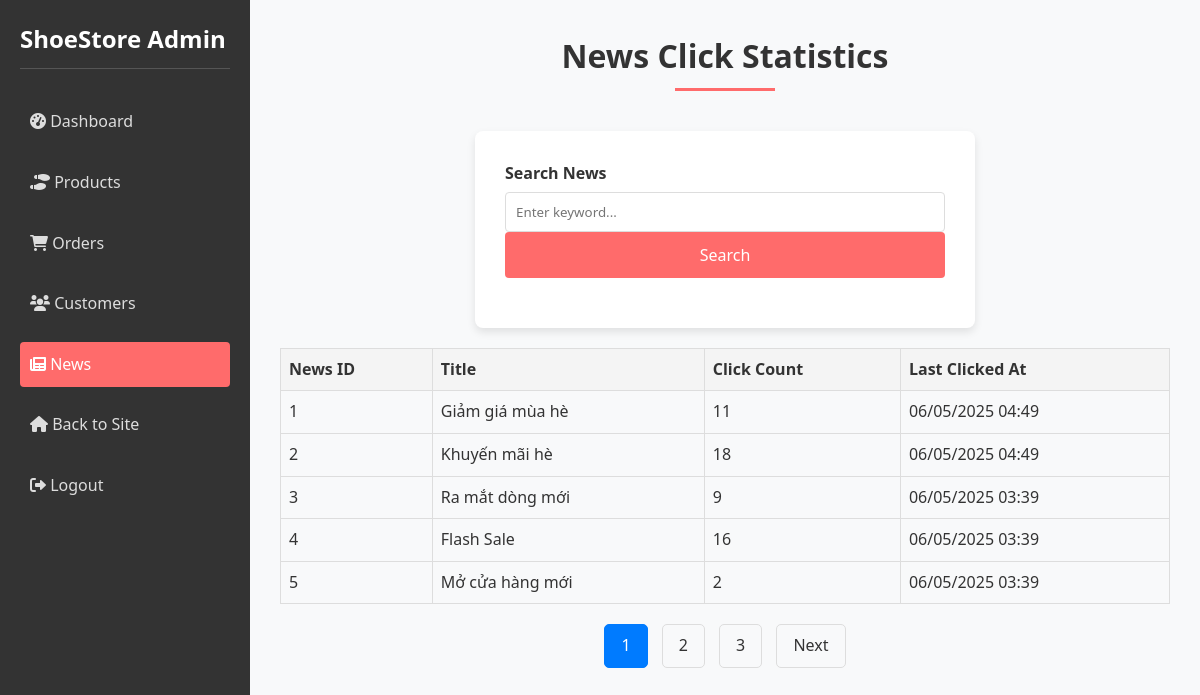
The page /index.php?controller=adminNews&action=stats (signed in) on the database as committed earlier.
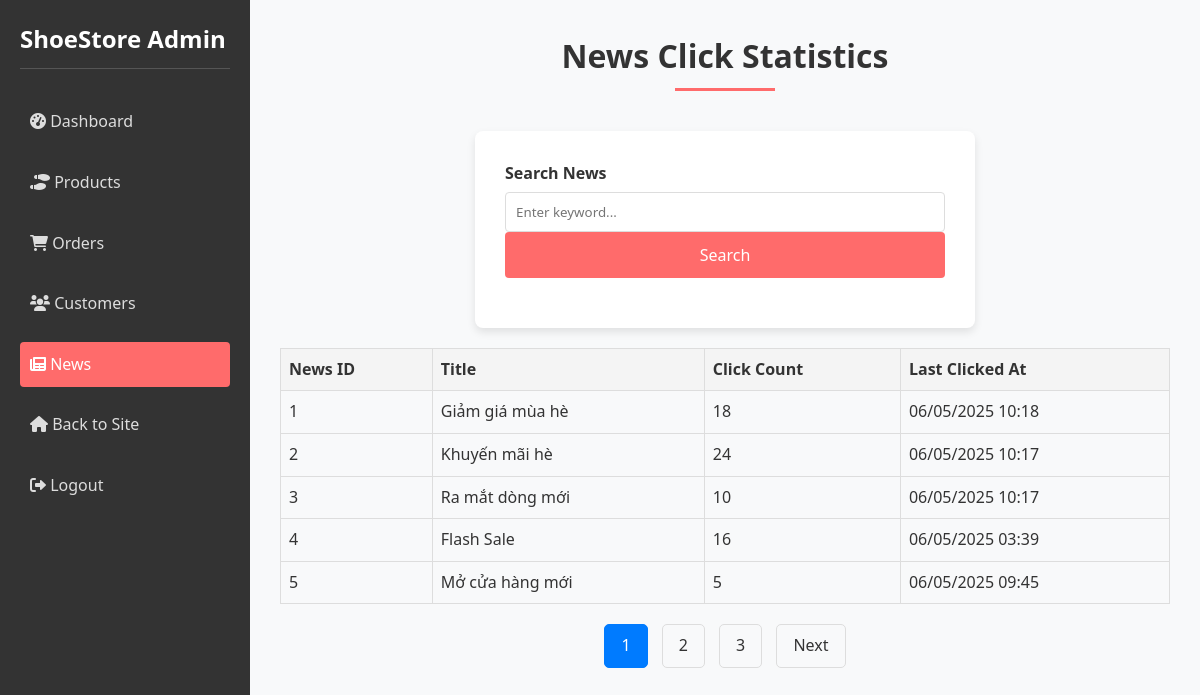
The same page on the database as committed later.
### tables this page shows
CREATE TABLE `news_clicks` (
  `click_id` int(11) NOT NULL,
  `news_id` int(11) NOT NULL,
  `click_count` int(11) DEFAULT 0,
  `last_clicked_at` timestamp NOT NULL DEFAULT current_timestamp() ON UPDATE current_timestamp()
);

CREATE TABLE `news` (
  `NewsID` int(11) NOT NULL,
  `Title` varchar(200) DEFAULT NULL,
  `Description` text DEFAULT NULL,
  `Content` text DEFAULT NULL,
  `AdminID` int(11) DEFAULT NULL,
  `thumbnail` varchar(255) DEFAULT NULL,
  `DateCreated` datetime DEFAULT current_timestamp(),
  `news_type` varchar(50) DEFAULT 'normal',
  `promotion_id` int(11) DEFAULT NULL
);

### controllers/AdminNewsController.php (called while the page is built, shortened)
<?php
require_once 'models/NewsModel.php';
class AdminNewsController {
    private $newsModel;
    public function __construct() {
        $this->newsModel = new NewsModel();
    }
    public function stats() {
        $search = isset($_GET['search']) ? trim($_GET['search']) : '';
        $limit = 5;
        $page = isset($_GET['page']) ? (int)$_GET['page'] : 1;
        $offset = ($page - 1) * $limit;
        $clickStats = $this->newsModel->getClickStats($search, $limit, $offset);
        $totalStats = $this->newsModel->getClickStatsCount($search);
        $totalPages = ceil($totalStats / $limit);
        require_once 'views/admin/components/header.php';
        require_once 'views/admin/pages/news-stats.php';
        require_once 'views/admin/components/admin_footer.php';
    }
}

### index.php (called while the page is built, shortened)
<?php
spl_autoload_register(function ($class_name) {
    $controllerPath = 'controllers/' . $class_name . '.php';
    $modelPath = 'models/' . $class_name . '.php';
});
$action = isset($_GET['action']) ? preg_replace('/[^a-zA-Z0-9]/', '', $_GET['action']) : 'index';
$controllerInstance = new $controllerClass();
$controllerInstance->$action();

### models/Database.php (called while the page is built)
<?php
class Database {
    private $host = 'localhost';
    private $db_name = 'shoe';
    private $username = 'root';
    private $password = '';
    private $pdo;
    public function __construct() {
        try {
            $this->pdo = new PDO(
                "mysql:host=$this->host;dbname=$this->db_name;charset=utf8mb4",
                $this->username,
                $this->password
            );
            $this->pdo->setAttribute(PDO::ATTR_ERRMODE, PDO::ERRMODE_EXCEPTION);
        } catch (PDOException $e) {
            die("Connection failed: " . $e->getMessage());
        }
    }
    public function getConnection() {
        return $this->pdo;
    }
}

### models/NewsModel.php (called while the page is built, shortened)
<?php
class NewsModel {
    private $db;
    public function __construct() {
        $database = new Database();
        $this->db = $database->getConnection();
    }
    public function getClickStats($search = '', $limit = 10, $offset = 0) {
        $query = "SELECT n.NewsID, n.Title, nc.click_count, nc.last_clicked_at
                  FROM news n
                  LEFT JOIN news_clicks nc ON n.NewsID = nc.news_id";
        $query .= " LIMIT :limit OFFSET :offset";
        $stmt = $this->db->prepare($query);
        $stmt->bindValue(':limit', (int)$limit, PDO::PARAM_INT);
        $stmt->bindValue(':offset', (int)$offset, PDO::PARAM_INT);
        $stmt->execute();
        return $stmt->fetchAll(PDO::FETCH_ASSOC);
    }
    public function getClickStatsCount($search = '') {
        $query = "SELECT COUNT(*) FROM news n";
        $stmt = $this->db->prepare($query);
        $stmt->execute();
        return $stmt->fetchColumn();
    }
}

### views/admin/pages/news-stats.php (the view, shortened to what this page needs)
<div class="section-title">
    <h2>News Click Statistics</h2>
</div>
<form method="get" action="" class="form-container">
    <div class="form-group">
        <label for="search">Search News</label>
        <input type="text" id="search" name="search" value="<?php echo htmlspecialchars($search); ?>" placeholder="Enter keyword...">
        <button type="submit" class="form-btn">Search</button>
    </div>
</form>
<div class="news-stats">
    <table>
        <thead>
            <tr>
                <th>News ID</th>
                <th>Title</th>
                <th>Click Count</th>
                <th>Last Clicked At</th>
            </tr>
        </thead>
        <tbody>
            <?php foreach ($clickStats as $stat): ?>
                <tr>
                    <td><?php echo $stat['NewsID']; ?></td>
                    <td><?php echo htmlspecialchars($stat['Title']); ?></td>
                    <td><?php echo $stat['click_count'] ?? 0; ?></td>
                    <td><?php echo $stat['last_clicked_at'] ? date('d/m/Y H:i', strtotime($stat['last_clicked_at'])) : '-'; ?></td>
                </tr>
            <?php endforeach; ?>
        </tbody>
    </table>
</div>
<div class="pagination">
    <?php if ($totalPages > 1): ?>
        <?php for ($i = 1; $i <= $totalPages; $i++): ?>
            <a href="/shoesWebsite/index.php?controller=adminNews&action=stats&search=<?php echo urlencode($search); ?>&page=<?php echo $i; ?>" <?php echo $i === $page ? 'class="active"' : ''; ?>><?php echo $i; ?></a>
        <?php endfor; ?>
        <?php if ($page < $totalPages): ?>
            <a href="/shoesWebsite/index.php?controller=adminNews&action=stats&search=<?php echo urlencode($search); ?>&page=<?php echo $page + 1; ?>">Next</a>
        <?php endif; ?>
    <?php endif; ?>
</div>
<?php require_once 'views/admin/components/admin_footer.php'; ?>

### views/admin/components/header.php (shortened to what this page needs)
<!DOCTYPE html>
<html lang="en">
<head>
    <link rel="stylesheet" href="/shoesWebsite/assets/css/style.css">
    <link rel="stylesheet" href="https://cdnjs.cloudflare.com/ajax/libs/font-awesome/6.0.0-beta3/css/all.min.css">
</head>
<body>
    <div class="admin-container">
        <div class="admin-sidebar">
            <h2>ShoeStore Admin</h2>
            <?php
            $currentController = isset($_GET['controller']) ? $_GET['controller'] : 'adminDashboard';
            ?>
            <ul>
                <li>
                    <a href="/shoesWebsite/index.php?controller=adminDashboard&action=dashboard"
                       class="<?php echo $currentController === 'adminDashboard' ? 'active' : ''; ?>">
                        <i class="fas fa-tachometer-alt"></i> Dashboard
                    </a>
                </li>
                <li>
                    <a href="/shoesWebsite/index.php?controller=adminProduct&action=products"
                       class="<?php echo $currentController === 'adminProduct' ? 'active' : ''; ?>">
                        <i class="fas fa-shoe-prints"></i> Products
                    </a>
                </li>
                <li>
                    <a href="/shoesWebsite/index.php?controller=adminOrder&action=orders"
                       class="<?php echo $currentController === 'adminOrder' ? 'active' : ''; ?>">
                        <i class="fas fa-shopping-cart"></i> Orders
                    </a>
                </li>
                <li>
                    <a href="/shoesWebsite/index.php?controller=adminCustomer&action=customers"
                       class="<?php echo $currentController === 'adminCustomer' ? 'active' : ''; ?>">
                        <i class="fas fa-users"></i> Customers
                    </a>
                </li>
                <li>
                <li>
                    <a href="/shoesWebsite/index.php?controller=adminNews&action=manage"
                    class="<?php echo $currentController === 'adminNews' ? 'active' : ''; ?>">
                        <i class="fas fa-newspaper"></i> News
                    </a>
                </li>
                </li>
                <li>
                    <a href="/shoesWebsite/index.php?controller=home&action=index">
                        <i class="fas fa-home"></i> Back to Site
                    </a>
                </li>
                <li>
                    <a href="/shoesWebsite/index.php?controller=auth&action=logout">
                        <i class="fas fa-sign-out-alt"></i> Logout
                    </a>
                </li>
            </ul>
        </div>
        <div class="admin-content">
</body>

### views/admin/components/admin_footer.php (shortened to what this page needs)
</body>
</html>

### assets/css/style.css (style rules this page uses)
* { margin: 0; padding: 0; box-sizing: border-box; font-family: "Segoe UI", Tahoma, Geneva, Verdana, sans-serif; }
body { background-color: #f8f9fa; color: #333; line-height: 1.6; }
a { text-decoration: none; color: #333; }
ul { list-style: none; }
.section-title { text-align: center; margin-bottom: 40px; }
.section-title h2 { font-size: 32px; color: #333; position: relative; display: inline-block; padding-bottom: 10px; }
.section-title h2::after { content: ""; position: absolute; bottom: 0; left: 50%; transform: translateX(-50%); width: 100px; height: 3px; background-color: #ff6b6b; }
.form-container { max-width: 500px; margin: 0 auto; background-color: white; padding: 30px; border-radius: 8px; box-shadow: 0 4px 8px rgba(0, 0, 0, 0.1); }
.form-group { margin-bottom: 20px; }
.form-group label { display: block; margin-bottom: 5px; font-weight: bold; }
.form-group input { width: 100%; padding: 10px; border: 1px solid #ddd; border-radius: 4px; }
.form-btn { width: 100%; padding: 12px; background-color: #ff6b6b; color: white; border: none; border-radius: 4px; cursor: pointer; font-size: 16px; }
.admin-container { display: grid; grid-template-columns: 250px 1fr; min-height: 100vh; }
.admin-sidebar { background-color: #333; color: white; padding: 20px; }
.admin-sidebar h2 { margin-bottom: 30px; padding-bottom: 10px; border-bottom: 1px solid #555; }
.admin-sidebar ul li { margin-bottom: 15px; }
.admin-sidebar ul li a { color: #ddd; display: block; padding: 10px; border-radius: 4px; transition: all 0.3s ease; }
.admin-sidebar ul li a:hover, .admin-sidebar ul li a.active { background-color: #ff6b6b; color: white; }
.admin-content { padding: 30px; }
table { width: 100%; border-collapse: collapse; margin-top: 20px; }
table th, table td { padding: 12px 15px; text-align: left; border-bottom: 1px solid #ddd; }
table th { background-color: #f8f9fa; font-weight: bold; }

### views/admin/pages/news-stats.php (style rules this page uses)
.news-stats table { width: 100%; border-collapse: collapse; margin-top: 20px; }
.news-stats th, .news-stats td { border: 1px solid #ddd; padding: 8px; text-align: left; }
.news-stats th { background-color: #f4f4f4; }
.pagination { margin-top: 20px; text-align: center; }
.pagination a { display: inline-block; padding: 8px 16px; margin: 0 5px; border: 1px solid #ddd; text-decoration: none; color: #333; border-radius: 5px; }
.pagination a.active { background-color: #007bff; color: white; border-color: #007bff; }

Rows that differ between the two databases and show on the page:
changed news_clicks "Giảm giá mùa hè": click_count "11" → "18"; last_clicked_at "06/05/2025 04:49" → "06/05/2025 10:18"
changed news_clicks "Khuyến mãi hè": click_count "18" → "24"; last_clicked_at "06/05/2025 04:49" → "06/05/2025 10:17"
changed news_clicks "Ra mắt dòng mới": click_count "9" → "10"; last_clicked_at "06/05/2025 03:39" → "06/05/2025 10:17"
changed news_clicks "Mở cửa hàng mới": click_count "2" → "5"; last_clicked_at "06/05/2025 03:39" → "06/05/2025 09:45"
